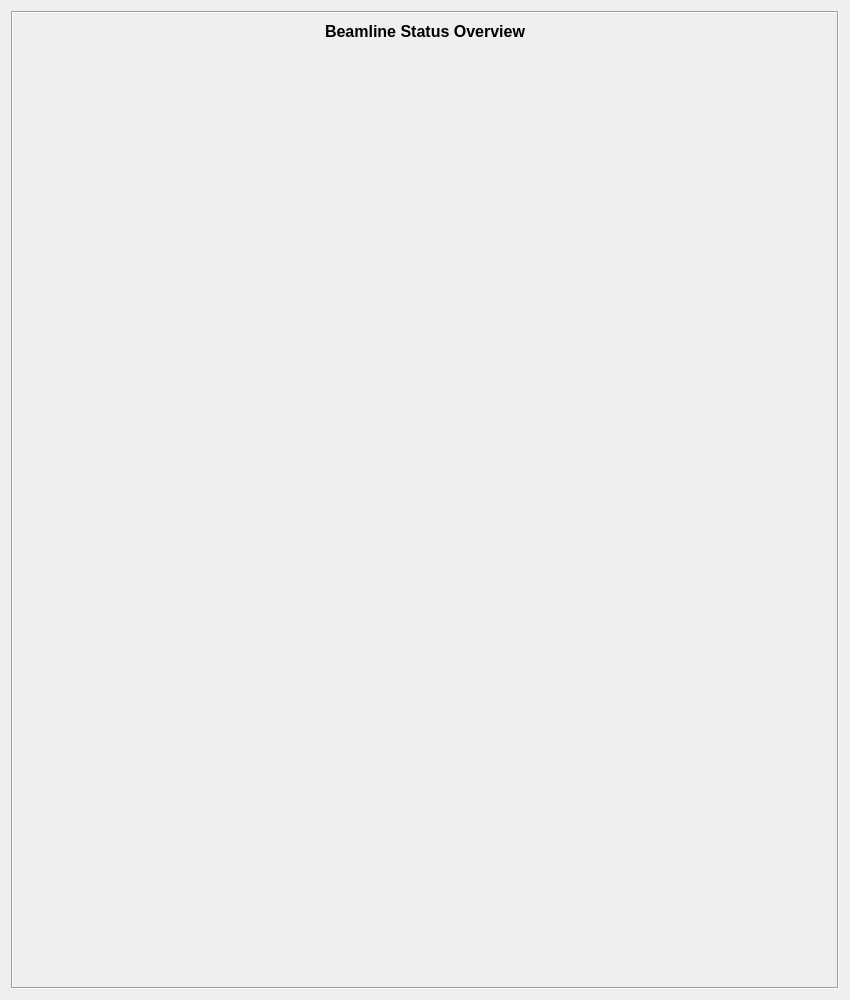
<?xml version="1.0" encoding="UTF-8"?>
<ui version="4.0">
 <class>Form</class>
 <widget class="QWidget" name="Form">
  <property name="geometry">
   <rect>
    <x>0</x>
    <y>0</y>
    <width>850</width>
    <height>1000</height>
   </rect>
  </property>
  <property name="windowTitle">
   <string>Device Grid</string>
  </property>
  <layout class="QVBoxLayout" name="rootLayout">
   <item>
    <widget class="QFrame" name="screenFrame">
     <property name="frameShape">
      <enum>QFrame::Box</enum>
     </property>
     <property name="frameShadow">
      <enum>QFrame::Sunken</enum>
     </property>
     <property name="lineWidth">
      <number>1</number>
     </property>
     <layout class="QVBoxLayout" name="frameLayout">
      <item>
       <widget class="PyDMLabel" name="DeviceName">
        <property name="font">
         <font>
          <pointsize>12</pointsize>
          <bold>true</bold>
         </font>
        </property>
        <property name="text">
         <string>Beamline Status Overview</string>
        </property>
        <property name="alignment">
         <set>Qt::AlignCenter</set>
        </property>
        <property name="alarmSensitiveContent" stdset="0">
         <bool>false</bool>
        </property>
        <property name="alarmSensitiveBorder" stdset="0">
         <bool>false</bool>
        </property>
       </widget>
      </item>
      <item>
       <widget class="DeviceGrid" name="deviceGrid">
        <property name="configFile" stdset="0">
         <string>device_grid.yaml</string>
        </property>
       </widget>
      </item>
      <item>
       <spacer name="verticalSpacer">
        <property name="orientation">
         <enum>Qt::Vertical</enum>
        </property>
        <property name="sizeHint" stdset="0">
         <size>
          <width>20</width>
          <height>40</height>
         </size>
        </property>
       </spacer>
      </item>
     </layout>
    </widget>
   </item>
  </layout>
 </widget>
 <customwidgets>
  <customwidget>
   <class>PyDMLabel</class>
   <extends>QLabel</extends>
   <header>pydm.widgets.label</header>
  </customwidget>
  <customwidget>
   <class>DeviceGrid</class>
   <extends>QWidget</extends>
   <header>pcdswidgets.common.device_grid.device_grid</header>
  </customwidget>
 </customwidgets>
 <resources/>
 <connections/>
</ui>
